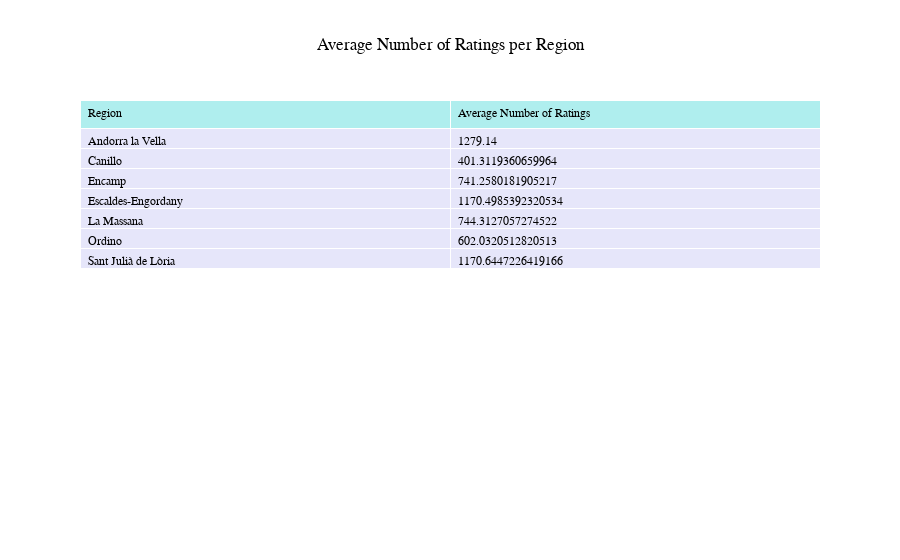
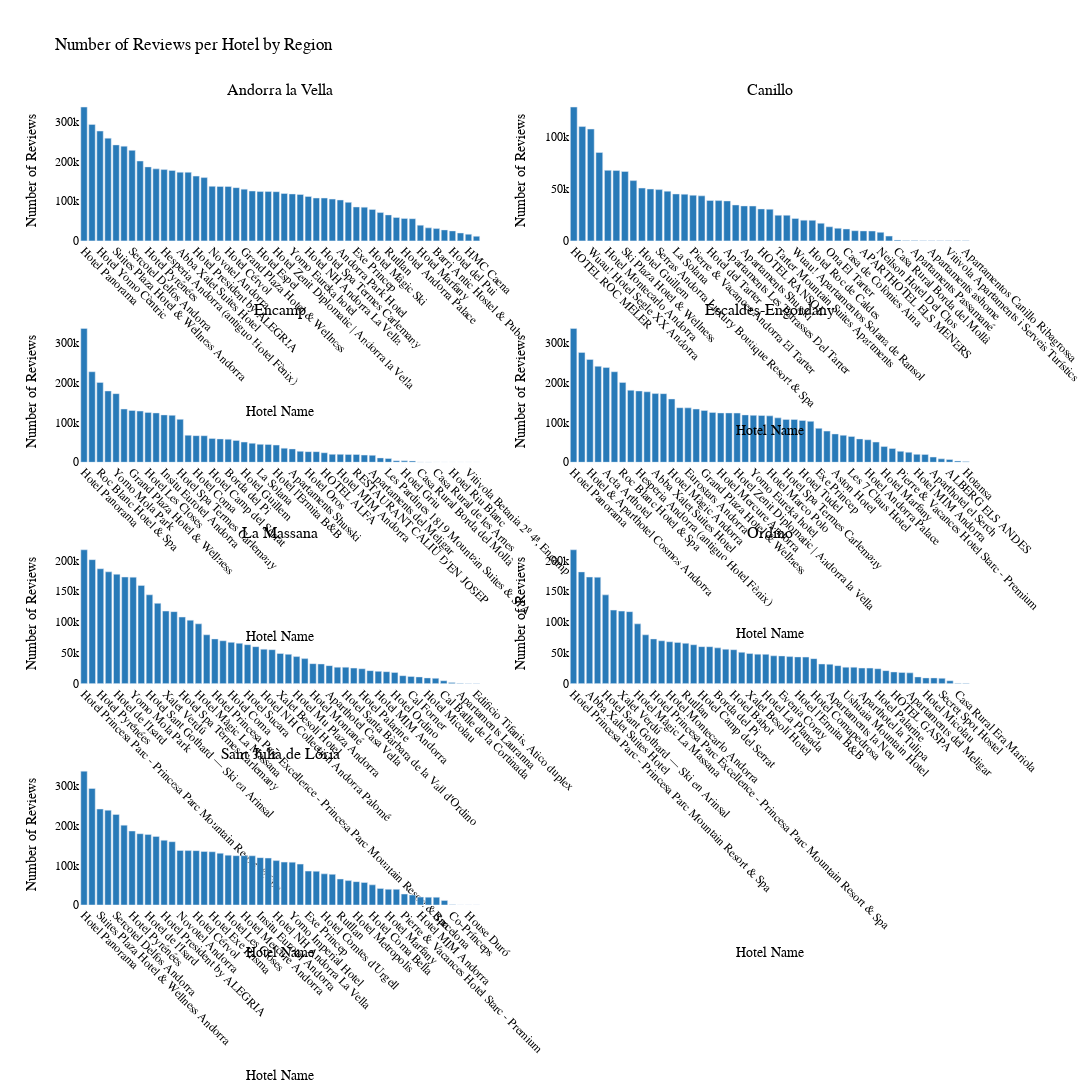

The cell these charts' notebook holds for them, in order:
### Markdown cell above
## 2. Reviews Analysis

### 2.1. Number of Reviews per hotel

Bar chart showing the total number of reviews for each hotel.

### Code cell
# Create a table with the average number of ratings per region
avg_ratings_per_region = df.groupby('region')['user_ratings_total'].mean().reset_index()
avg_ratings_per_region.columns = ['Region', 'Average Number of Ratings']

fig_table = go.Figure(data=[go.Table(
    header=dict(values=list(avg_ratings_per_region.columns),
                fill_color='paleturquoise',
                align='left'),
    cells=dict(values=[avg_ratings_per_region.Region, avg_ratings_per_region['Average Number of Ratings']],
                fill_color='lavender',
                align='left'))
])

fig_table.update_layout(
    title_text='Average Number of Ratings per Region',
    title_x=0.5,
    font=dict(
        family="Arial, sans-serif",
        size=12,
        color="#000000"
    )
)

# Show the table
fig_table.show()

#  Get the list of regions
regions = df['region'].unique()

# Create subplots
fig = make_subplots(rows=4, cols=2, subplot_titles=regions, horizontal_spacing=0.1, vertical_spacing=0.1)

# Plot the number of reviews per hotel for each region using user_ratings_total
for i, region in enumerate(regions):
    region_df = df[df['region'] == region]
    reviews_per_hotel = region_df.groupby('hotel_name')['user_ratings_total'].sum().sort_values(ascending=False)
    
    row = i // 2 + 1
    col = i % 2 + 1
    
    fig.add_trace(
        go.Bar(
            x=reviews_per_hotel.index,
            y=reviews_per_hotel.values,
            marker_color=color_palette[10],
            name=region
        ),
        row=row, col=col
    )
    
    fig.update_xaxes(title_text='Hotel Name', row=row, col=col, tickangle=45)
    fig.update_yaxes(title_text='Number of Reviews', row=row, col=col)

# Update layout
fig.update_layout(
    height=1800, width=1200,
    title_text='Number of Reviews per Hotel by Region',
    showlegend=False,
    plot_bgcolor='rgba(0,0,0,0)',
    paper_bgcolor='rgba(0,0,0,0)',
    font=dict(
        family="Arial, sans-serif",
        size=12,
        color="#000000"
    )
)

# Show the plot
fig.show()

### Figure 1 — Plotly figure (JSON) as saved in the notebook; plotly's stock layout.template omitted (floating-point values rounded to 4 significant figures)
{"data": [{"cells": {"align": "left", "fill": {"color": "lavender"}, "values": [["Andorra la Vella", "Canillo", "Encamp", "Escaldes-Engordany", "La Massana", "Ordino", "Sant Julià de Lòria"], [1279.0, 401.3, 741.3, 1170.0, 744.3, 602.0, 1171.0]]}, "header": {"align": "left", "fill": {"color": "paleturquoise"}, "values": ["Region", "Average Number of Ratings"]}, "type": "table"}], "layout": {"font": {"color": "#000000", "family": "Arial, sans-serif", "size": 12}, "title": {"text": "Average Number of Ratings per Region", "x": 0.5}}}

### Figure 2 — Plotly figure (JSON) as saved in the notebook; plotly's stock layout.template omitted (floating-point values rounded to 4 significant figures)
{"data": [{"marker": {"color": "hsl(205.85714285714286, 64.42857142857143%, 43.857142857142854%)"}, "name": "Andorra la Vella", "type": "bar", "x": ["Hotel Panorama", "Hotel Best Andorra Center", "Hotel Yomo Cèntric", "Hotel & Aparthotel Cosmos Andorra", "Suites Plaza Hotel & Wellness Andorra", "Acta Arthotel", "Sercotel Delfos Andorra", "Roc Blanc Hotel & Spa", "Hotel Pyrénées", "AnyósPark The Mountain & Wellness Resort", "Hesperia Andorra (antiguo Hotel Fènix)", "Hotel de l'Isard", "Abba Xalet Suites Hotel", "Yomo Mola Park", "Hotel President by ALEGRIA", "Hotel Màgic Andorra", "Novotel Andorra", "Eurostars Andorra", "Hotel Cérvol", "Hotel Exe Prisma", "Grand Plaza Hotel & Wellness", "Hotel Les Closes", "Hotel Espel", "Hotel Mercure Andorra", "Hotel Zenit Diplomatic | Andorra la Vella", "Insitu Eurotel Andorra", "Yomo Eureka hotel", "Hotel Marco Polo", "Hotel NH Andorra La Vella", "Yomo Imperial Hotel", "Hotel Spa Termes Carlemany", "Hotel Tudel", "Andorra Park Hotel", "Hotel Màgic La Massana", "Exe Princep", "Hotel Sant Jordi", "Hotel Màgic Ski", "Aston Hotel", "Rutllan", "Hotel Metropolis", "Hotel Andorra Palace", "Hotel NH Collection Andorra Palomé", "Hotel Marfany", "Hotel Festa Brava", "Barri Antic Hostel & Pub", "Pierre & Vacances Hotel Starc - Premium", "Hotel del Pui", "Hotel MIM Andorra", "HMC Caena", "Cal Forner"], "xaxis": "x", "y": [337300, 293600, 276800, 258900, 241900, 238700, 228100, 201300, 186500, 181500, 179700, 177600, 173100, 172900, 163200, 159500, 137500, 137100, 137000, 134200, 130400, 125700, 124300, 124300, 124000, 119400, 118300, 116900, 111900, 108000, 108000, 105300, 103100, 97100, 85400, 85000, 79300, 71400, 65500, 58900, 56700, 55900, 39600, 32800, 31000, 27600, 25200, 19900, 16800, 11600], "yaxis": "y"}, {"marker": {"color": "hsl(205.85714285714286, 64.42857142857143%, 43.857142857142854%)"}, "name": "Canillo", "type": "bar", "x": ["HOTEL ROC MELER", "Hotel Nòrdic", "Wuau! Hotel Segle XX Andorra", "Hotel & Spa Xalet Bringué", "Hotel Montecarlo Andorra", "Hotel Obaga Blanca", "Ski Plaza Hotel & Wellness", "Borda del Pi", "Hotel Guillem", "Hotel Vall Esquí", "Serras Andorra Luxury Boutique Resort & Spa", "Hotel Milà", "La Solana", "Evenia Coray", "Pierre & Vacances Andorra El Tarter", "Hotel l'Ermita B&B", "Hotel del Tarter", "Hotel Bonavida", "Apartaments Les Terrasses Del Tarter", "HOTEL LLOP GRIS", "Apartaments Shusski", "Font d'Argent Canillo", "HOTEL RANSOL", "Mountain Hostel Tarter", "Tarter Mountain Suites Apartments", "CASA RURAL RESTAURANT BORDA PATXETA", "Wuau! Apartamentos Solana de Ransol", "Hotel Arbre De Neu", "Hotel Roc de Caldes", "Hotel Roc del Castell", "Ona El Tarter", "Andorra4Days Canillo", "Casa de Colònies Aina", "Camping - Bungalows Janramon", "APARTHOTEL ELS MENERS", "Les Pardines 1819 Mountain Suites & SPA", "Neilson Hotel Del Clos", "Aparthotel Llempó", "Casa Rural Borda del Mollà", "Mirador de Canillo", "Apartaments Passamané", "Casa Rural de les Arnes", "Apartaments ashome", "Hotel obaga blanca Canillo", "Vitivola Apartaments i Serveis Turístics", "Hotel Andorra", "Apartamentos Canillo Ribagrossa"], "xaxis": "x2", "y": [129000, 110200, 107800, 85200, 68000, 67800, 66900, 58100, 50900, 50000, 49400, 47900, 45200, 45000, 44000, 43400, 38900, 38800, 38500, 34600, 33700, 33600, 30800, 30500, 24700, 24700, 21600, 20000, 19800, 17000, 13600, 12200, 11500, 9800, 9600, 9500, 8200, 4602, 729, 361, 289, 121, 81, 64, 25, 16, 1], "yaxis": "y2"}, {"marker": {"color": "hsl(205.85714285714286, 64.42857142857143%, 43.857142857142854%)"}, "name": "Encamp", "type": "bar", "x": ["Hotel Panorama", "Sercotel Delfos Andorra", "Roc Blanc Hotel & Spa", "Hesperia Andorra (antiguo Hotel Fènix)", "Yomo Mola Park", "Hotel Exe Prisma", "Grand Plaza Hotel & Wellness", "HOTEL ROC MELER", "Hotel Les Closes", "Hotel Espel", "Insitu Eurotel Andorra", "Yomo Eureka hotel", "Hotel Spa Termes Carlemany", "Hotel Montecarlo Andorra", "Hotel Coma", "Ski Plaza Hotel & Wellness", "Hotel Camp del Serrat", "Hotel Metropolis", "Borda del Pi", "Hotel Babot", "Hotel Guillem", "Hotel Milà", "La Solana", "Evenia Coray", "Hotel l'Ermita B&B", "Hotel Encamp — Esquia a Andorra amb Forfett", "Apartaments Shusski", "Pierre & Vacances Hotel Starc - Premium", "Hotel Oros", "Hotel Santa Bàrbara de la Vall d'Ordino", "HOTEL ALFA", "Hotel Arbre De Neu", "Hotel MIM Andorra", "Hotel Roc de Caldes", "RESTAURANT CALIU D'EN JOSEP", "Hotel Ordino", "Apartaments del Meligar", "Hotel Andino", "Les Pardines 1819 Mountain Suites & SPA", "Hermus Centre Vila", "Hotel Griu", "Apartaments L'Orri", "Casa Rural Borda del Mollà", "Hotel Pere D'Urg 3000", "Casa Rural de les Arnes", "Vitivola Sicaró", "Hotel Riu Blanc", "Vilalta", "Vitivola Betania 2º 4ª, Encamp", "VIP Plus"], "xaxis": "x3", "y": [337300, 228100, 201300, 179700, 172900, 134200, 130400, 129000, 125700, 124300, 119400, 118300, 108100, 68000, 67000, 66900, 60100, 58900, 58100, 55100, 50900, 47900, 45200, 45000, 43400, 35600, 33700, 27600, 26700, 26700, 24000, 20000, 19900, 19800, 19600, 18100, 17500, 11000, 9500, 4002, 3519, 3250, 729, 400, 121, 36, 8, 4, 4, 3], "yaxis": "y3"}, {"marker": {"color": "hsl(205.85714285714286, 64.42857142857143%, 43.857142857142854%)"}, "name": "Escaldes-Engordany", "type": "bar", "x": ["Hotel Panorama", "Hotel Yomo Cèntric", "Hotel & Aparthotel Cosmos Andorra", "Suites Plaza Hotel & Wellness Andorra", "Acta Arthotel", "Sercotel Delfos Andorra", "Roc Blanc Hotel & Spa", "AnyósPark The Mountain & Wellness Resort", "Hesperia Andorra (antiguo Hotel Fènix)", "Hotel de l'Isard", "Abba Xalet Suites Hotel", "Yomo Mola Park", "Hotel Màgic Andorra", "Novotel Andorra", "Eurostars Andorra", "Hotel Exe Prisma", "Grand Plaza Hotel & Wellness", "Hotel Les Closes", "Hotel Mercure Andorra", "Hotel Espel", "Hotel Zenit Diplomatic | Andorra la Vella", "Insitu Eurotel Andorra", "Yomo Eureka hotel", "Xalet Verdú", "Hotel Marco Polo", "Hotel NH Andorra La Vella", "Hotel Spa Termes Carlemany", "Wuau! Hotel Segle XX Andorra", "Hotel Tudel", "Andorra Park Hotel", "Exe Princep", "Hotel Comtes d'Urgell", "Aston Hotel", "Hotel Montecarlo Andorra", "Les 7 Claus Hotel", "Hotel Metropolis", "Hotel Andorra Palace", "Hotel Guillem", "Hotel Marfany", "Siracusa", "Pierre & Vacances Hotel Starc - Premium", "Hotel del Pui", "Hotel MIM Andorra", "Hotel Roc de Caldes", "Aparthotel el Serch", "Secret Spot Hostel", "ALBERG ELS ANDES", "Aparthotel Conseller", "Hotansa"], "xaxis": "x4", "y": [337300, 276800, 259000, 241900, 238700, 228100, 201300, 181500, 179700, 177600, 173100, 172900, 159500, 137500, 137100, 134200, 130400, 125700, 124300, 124300, 124000, 119400, 118300, 117800, 116900, 111900, 108000, 107800, 105300, 103100, 85400, 78500, 71400, 68000, 65100, 58900, 56700, 50900, 39600, 34700, 27600, 25200, 19900, 19800, 13100, 8640, 6970, 3283, 1936], "yaxis": "y4"}, {"marker": {"color": "hsl(205.85714285714286, 64.42857142857143%, 43.857142857142854%)"}, "name": "La Massana", "type": "bar", "x": ["Hotel Princesa Parc - Princesa Parc Mountain Resort & Spa", "Roc Blanc Hotel & Spa", "Hotel Pyrénées", "AnyósPark The Mountain & Wellness Resort", "Hotel de l'Isard", "Abba Xalet Suites Hotel", "Yomo Mola Park", "Hotel Màgic Andorra", "Hotel Sant Gothard — Ski en Arinsal", "Grand Plaza Hotel & Wellness", "Xalet Verdú", "Hotel Marco Polo", "Hotel Spa Termes Carlemany", "Andorra Park Hotel", "Hotel Màgic La Massana", "Hotel Màgic Ski", "Hotel Princesa Parc Excellence - Princesa Parc Mountain Resort & Spa", "Hotel Yomo Patagonia", "Hotel Coma", "Rutllan", "Hotel Sucara", "Annapurna Aparthotel", "Hotel NH Collection Andorra Palomé", "Hotel Babot", "Xalet Besolí Hotel", "Hotel La Planada", "Hotel Mu Plaza Andorra", "Hotel Comapedrosa", "Hotel Montané", "Font Andorra Hostel", "Aparthotel Casa Vella", "Ushuaia Mountain Hotel", "Hotel Santa Bàrbara de la Vall d'Ordino", "Hotel del Pui", "Hotel Palarine", "HOTEL RESIDÈNCIA ALDOSA", "Hotel MIM Andorra", "Hostal Palanques", "Hotel Ordino", "Hotel la Burna Panoràmic", "Cal Forner", "La Lluna Bed and Breakfast", "Hotel Micolau", "Secret Spot Hostel", "Cal Batlle de la Cortinada", "Hotel Victoria", "Apartaments Lauranna", "Borda Refugi Cortals de Sispony", "Edificio Tifanis, Atico duplex"], "xaxis": "x5", "y": [217300, 201300, 186500, 181500, 177600, 173100, 172900, 159500, 144200, 130400, 117800, 116900, 108100, 103100, 97100, 79300, 72600, 69600, 67000, 65500, 63200, 60000, 55900, 55100, 48900, 47600, 43900, 40600, 32400, 31900, 29200, 26700, 26700, 25200, 24200, 21100, 19900, 19400, 18100, 12900, 11600, 10900, 9300, 8640, 4680, 1920, 484, 100, 9], "yaxis": "y5"}, {"marker": {"color": "hsl(205.85714285714286, 64.42857142857143%, 43.857142857142854%)"}, "name": "Ordino", "type": "bar", "x": ["Hotel Princesa Parc - Princesa Parc Mountain Resort & Spa", "AnyósPark The Mountain & Wellness Resort", "Abba Xalet Suites Hotel", "Yomo Mola Park", "Hotel Sant Gothard — Ski en Arinsal", "Insitu Eurotel Andorra", "Xalet Verdú", "Hotel Marco Polo", "Hotel Màgic La Massana", "Hotel Màgic Ski", "Hotel Princesa Parc Excellence - Princesa Parc Mountain Resort & Spa", "Hotel Yomo Patagonia", "Hotel Montecarlo Andorra", "Hotel Coma", "Rutllan", "Hotel Sucara", "Hotel Camp del Serrat", "Annapurna Aparthotel", "Borda del Pi", "Hotel NH Collection Andorra Palomé", "Hotel Babot", "Hotel Guillem", "Xalet Besolí Hotel", "Hotel Milà", "Hotel La Planada", "La Solana", "Evenia Coray", "Hotel Mu Plaza Andorra", "Hotel l'Ermita B&B", "Hotel Antic", "Hotel Comapedrosa", "Font Andorra Hostel", "Apartaments la Neu", "Aparthotel Casa Vella", "Ushuaia Mountain Hotel", "Hotel Santa Bàrbara de la Vall d'Ordino", "Aparthotel la Tulipa", "Hotel del Pui", "Hotel Palarine", "HOTEL RESIDÈNCIA ALDOSA", "HOTEL GASPA", "Hotel Ordino", "Apartaments del Meligar", "La Lluna Bed and Breakfast", "Hotel Micolau", "Hotel Arbella", "Secret Spot Hostel", "Cal Batlle de la Cortinada", "Casa Rural Era Mariola", "Hotel Prats"], "xaxis": "x6", "y": [217400, 181500, 173100, 172900, 144200, 119400, 117800, 116900, 97100, 79300, 72600, 69600, 68000, 67000, 65500, 63200, 60100, 60000, 58100, 55900, 55100, 50900, 48900, 47900, 47600, 45200, 45000, 43900, 43400, 43100, 40600, 31900, 31500, 29200, 26700, 26700, 25300, 25200, 24200, 21100, 19000, 18100, 17500, 10900, 9300, 9300, 8640, 4680, 600, 407], "yaxis": "y6"}, {"marker": {"color": "hsl(205.85714285714286, 64.42857142857143%, 43.857142857142854%)"}, "name": "Sant Julià de Lòria", "type": "bar", "x": ["Hotel Panorama", "Hotel Best Andorra Center", "Suites Plaza Hotel & Wellness Andorra", "Acta Arthotel", "Sercotel Delfos Andorra", "Roc Blanc Hotel & Spa", "Hotel Pyrénées", "Hesperia Andorra (antiguo Hotel Fènix)", "Hotel de l'Isard", "Yomo Mola Park", "Hotel President by ALEGRIA", "Hotel Màgic Andorra", "Novotel Andorra", "Eurostars Andorra", "Hotel Cérvol", "HOTEL SANT ELOI", "Hotel Exe Prisma", "Grand Plaza Hotel & Wellness", "Hotel Les Closes", "Hotel Espel", "Hotel Mercure Andorra", "Hotel Zenit Diplomatic | Andorra la Vella", "Insitu Eurotel Andorra", "Yomo Eureka hotel", "Hotel NH Andorra La Vella", "Hotel Spa Termes Carlemany", "Yomo Imperial Hotel", "Andorra Park Hotel", "Exe Princep", "Hotel Sant Jordi", "Hotel Comtes d'Urgell", "Hotel Folch", "Rutllan", "Hotel Sol Park", "Hotel Metropolis", "Hotel Andorra Palace", "Hotel Coma Bella", "Hotel Parador de Canòlich", "Hotel Marfany", "Hotel PERALBA", "Pierre & Vacances Hotel Starc - Premium", "Hotel del Pui", "Hotel MIM Andorra", "Hotel Roc de Caldes", "Barcelona", "Cal Forner", "Co-Prínceps", "Tivoli", "House Duró", "casa en entorno natural ( HUT6-OO7741 )"], "xaxis": "x7", "y": [337300, 293600, 241900, 238900, 228100, 201300, 186500, 179700, 177600, 172900, 163200, 159500, 137500, 137100, 137000, 134800, 134200, 130400, 125700, 124300, 124300, 124000, 119400, 118300, 111900, 108100, 108000, 103100, 85400, 85000, 78500, 77300, 65500, 61500, 58900, 56700, 50800, 41900, 39600, 39500, 27600, 25200, 19900, 19800, 19600, 11600, 676, 16, 4, 1], "yaxis": "y7"}], "layout": {"annotations": [{"font": {"size": 16}, "showarrow": false, "text": "Andorra la Vella", "x": 0.225, "xanchor": "center", "xref": "paper", "y": 1, "yanchor": "bottom", "yref": "paper"}, {"font": {"size": 16}, "showarrow": false, "text": "Canillo", "x": 0.775, "xanchor": "center", "xref": "paper", "y": 1, "yanchor": "bottom", "yref": "paper"}, {"font": {"size": 16}, "showarrow": false, "text": "Encamp", "x": 0.225, "xanchor": "center", "xref": "paper", "y": 0.725, "yanchor": "bottom", "yref": "paper"}, {"font": {"size": 16}, "showarrow": false, "text": "Escaldes-Engordany", "x": 0.775, "xanchor": "center", "xref": "paper", "y": 0.725, "yanchor": "bottom", "yref": "paper"}, {"font": {"size": 16}, "showarrow": false, "text": "La Massana", "x": 0.225, "xanchor": "center", "xref": "paper", "y": 0.45, "yanchor": "bottom", "yref": "paper"}, {"font": {"size": 16}, "showarrow": false, "text": "Ordino", "x": 0.775, "xanchor": "center", "xref": "paper", "y": 0.45, "yanchor": "bottom", "yref": "paper"}, {"font": {"size": 16}, "showarrow": false, "text": "Sant Julià de Lòria", "x": 0.225, "xanchor": "center", "xref": "paper", "y": 0.175, "yanchor": "bottom", "yref": "paper"}], "font": {"color": "#000000", "family": "Arial, sans-serif", "size": 12}, "height": 1800, "paper_bgcolor": "rgba(0,0,0,0)", "plot_bgcolor": "rgba(0,0,0,0)", "showlegend": false, "title": {"text": "Number of Reviews per Hotel by Region"}, "width": 1200, "xaxis": {"anchor": "y", "domain": [0, 0.45], "tickangle": 45, "title": {"text": "Hotel Name"}}, "xaxis2": {"anchor": "y2", "domain": [0.55, 1], "tickangle": 45, "title": {"text": "Hotel Name"}}, "xaxis3": {"anchor": "y3", "domain": [0, 0.45], "tickangle": 45, "title": {"text": "Hotel Name"}}, "xaxis4": {"anchor": "y4", "domain": [0.55, 1], "tickangle": 45, "title": {"text": "Hotel Name"}}, "xaxis5": {"anchor": "y5", "domain": [0, 0.45], "tickangle": 45, "title": {"text": "Hotel Name"}}, "xaxis6": {"anchor": "y6", "domain": [0.55, 1], "tickangle": 45, "title": {"text": "Hotel Name"}}, "xaxis7": {"anchor": "y7", "domain": [0, 0.45], "tickangle": 45, "title": {"text": "Hotel Name"}}, "xaxis8": {"anchor": "y8", "domain": [0.55, 1]}, "yaxis": {"anchor": "x", "domain": [0.825, 1], "title": {"text": "Number of Reviews"}}, "yaxis2": {"anchor": "x2", "domain": [0.825, 1], "title": {"text": "Number of Reviews"}}, "yaxis3": {"anchor": "x3", "domain": [0.55, 0.725], "title": {"text": "Number of Reviews"}}, "yaxis4": {"anchor": "x4", "domain": [0.55, 0.725], "title": {"text": "Number of Reviews"}}, "yaxis5": {"anchor": "x5", "domain": [0.275, 0.45], "title": {"text": "Number of Reviews"}}, "yaxis6": {"anchor": "x6", "domain": [0.275, 0.45], "title": {"text": "Number of Reviews"}}, "yaxis7": {"anchor": "x7", "domain": [0, 0.175], "title": {"text": "Number of Reviews"}}, "yaxis8": {"anchor": "x8", "domain": [0, 0.175]}}}
